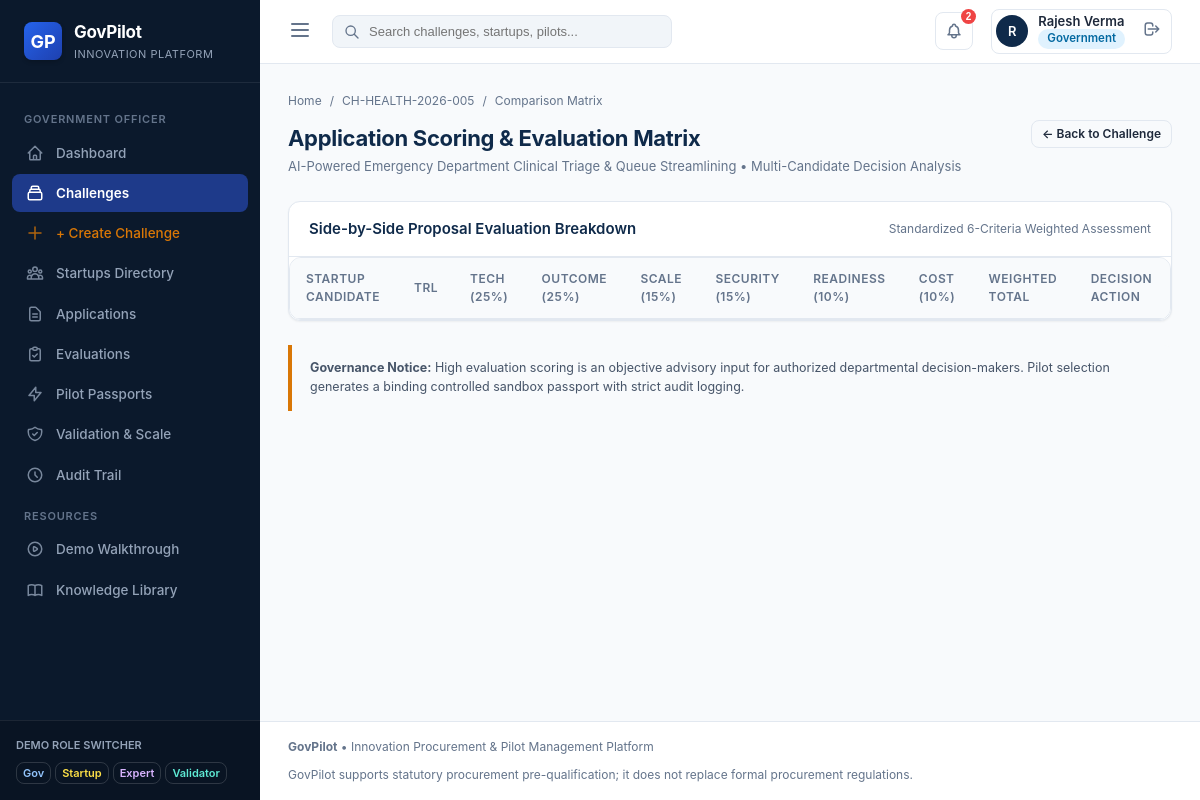
The page /challenges/5/comparison (signed in) on the database its author committed.
### models/user.py (models this page shows, shortened)
class User(UserMixin, db.Model):
    __tablename__ = 'users'
    id = db.Column(db.Integer, primary_key=True)
    email = db.Column(db.String(120), unique=True, nullable=False, index=True)
    password_hash = db.Column(db.String(256), nullable=False)
    name = db.Column(db.String(120), nullable=False)
    role = db.Column(db.String(50), nullable=False, default='government') # 'government', 'startup', 'evaluator', 'validator', 'admin'
    title = db.Column(db.String(120))
    phone = db.Column(db.String(50))
    department_id = db.Column(db.Integer, db.ForeignKey('departments.id'), nullable=True)
    startup_id = db.Column(db.Integer, db.ForeignKey('startups.id'), nullable=True)
    is_active = db.Column(db.Boolean, default=True)
    created_at = db.Column(db.DateTime, default=datetime.utcnow)
    last_login = db.Column(db.DateTime, nullable=True)
    department = db.relationship('Department', backref=db.backref('officers', lazy=True), foreign_keys=[department_id])
    startup = db.relationship('Startup', backref=db.backref('users', lazy=True), foreign_keys=[startup_id])
    @property
    def is_government(self):
        return self.role == 'government'
    def get_role_badge_class(self):
        mapping = {
            'government': 'badge-gov',
            'startup': 'badge-startup',
            'evaluator': 'badge-evaluator',
            'validator': 'badge-validator',
            'admin': 'badge-admin'
        }
        return mapping.get(self.role, 'badge-secondary')

### models/challenge.py (models this page shows, shortened)
class Challenge(db.Model):
    __tablename__ = 'challenges'
    id = db.Column(db.Integer, primary_key=True)
    code = db.Column(db.String(50), unique=True, nullable=False) # e.g. "CH-TRANS-2026-001"
    title = db.Column(db.String(250), nullable=False)
    department_id = db.Column(db.Integer, db.ForeignKey('departments.id'), nullable=False)
    sector = db.Column(db.String(100), nullable=False)
    status = db.Column(db.String(50), default='draft') # 'draft', 'published', 'in_evaluation', 'pilot_active', 'completed', 'archived'
    problem_summary = db.Column(db.Text, nullable=False)
    problem_details = db.Column(db.Text)
    urgency_level = db.Column(db.String(50), default='High')
    baseline_summary = db.Column(db.Text)
    current_process = db.Column(db.Text)
    pain_points = db.Column(db.Text)
    affected_users = db.Column(db.String(250))
    expected_outcome = db.Column(db.Text, nullable=False)
    target_improvement = db.Column(db.String(250))
    target_kpis_summary = db.Column(db.Text)
    geography = db.Column(db.String(250))
    target_users_count = db.Column(db.String(100))
    test_facilities = db.Column(db.String(250))
    duration_days = db.Column(db.Integer, default=90)
    budget_indicative = db.Column(db.String(100), default='₹10,00,000')
    available_datasets = db.Column(db.Text)
    data_sensitivity = db.Column(db.String(100), default='Confidential / Anonymized Government Data')
    api_availability = db.Column(db.String(100), default='REST APIs Available with API Key')
    data_access_terms = db.Column(db.Text)
    technical_constraints = db.Column(db.Text)
    security_requirements = db.Column(db.Text)
    integration_requirements = db.Column(db.Text)
    evaluation_criteria_notes = db.Column(db.Text)
    success_thresholds = db.Column(db.Text)
    created_by_user_id = db.Column(db.Integer, db.ForeignKey('users.id'), nullable=True)
    created_at = db.Column(db.DateTime, default=datetime.utcnow)
    published_at = db.Column(db.DateTime, nullable=True)
    application_deadline = db.Column(db.DateTime, nullable=True)
    author = db.relationship('User', foreign_keys=[created_by_user_id])
    eligibility_requirements = db.relationship('EligibilityRequirement', backref='challenge', lazy=True, cascade='all, delete-orphan')
    applications = db.relationship('Application', backref='challenge', lazy=True)
    pilots = db.relationship('Pilot', backref='challenge', lazy=True)

### routes/application_routes.py (the view)
@application_bp.route('/challenges/<int:challenge_id>/comparison')
@login_required
def comparison(challenge_id):
    challenge = Challenge.query.get_or_404(challenge_id)
    applications = Application.query.filter_by(challenge_id=challenge.id).all()
    return render_template('applications/comparison.html', challenge=challenge, applications=applications)

### models/user.py (called while the page is built)
@login_manager.user_loader
def load_user(user_id):
    return User.query.get(int(user_id))

### templates/applications/comparison.html (shortened to what this page needs)
{% extends "base.html" %}
{% block content %}
<div class="page-header">
  <div>
    <div class="breadcrumb-trail">
      <a href="{{ url_for('dashboard.index') }}">Home</a>
      <span>/</span>
      <a href="{{ url_for('challenge.view', id=challenge.id) }}">{{ challenge.code }}</a>
      <span>/</span>
      <span>Comparison Matrix</span>
    </div>
    <h1 class="page-title">Application Scoring & Evaluation Matrix</h1>
    <p class="page-subtitle">{{ challenge.title }} • Multi-Candidate Decision Analysis</p>
  </div>
  <div>
    <a href="{{ url_for('challenge.view', id=challenge.id) }}" class="btn btn-outline btn-sm">← Back to Challenge</a>
  </div>
</div>
<div class="gp-card">
  <div class="gp-card-header">
    <span class="gp-card-title">Side-by-Side Proposal Evaluation Breakdown</span>
    <span style="font-size: 12px; color: var(--text-muted);">Standardized 6-Criteria Weighted Assessment</span>
  </div>
  <div class="gp-table-container">
    <table class="gp-table">
      <thead>
        <tr>
          <th>Startup Candidate</th>
          <th>TRL</th>
          <th>Tech (25%)</th>
          <th>Outcome (25%)</th>
          <th>Scale (15%)</th>
          <th>Security (15%)</th>
          <th>Readiness (10%)</th>
          <th>Cost (10%)</th>
          <th>Weighted Total</th>
          <th>Decision Action</th>
        </tr>
      </thead>
    </table>
  </div>
</div>
<div class="statutory-notice">
  <strong>Governance Notice:</strong> High evaluation scoring is an objective advisory input for authorized departmental decision-makers. Pilot selection generates a binding controlled sandbox passport with strict audit logging.
</div>
{% endblock %}

### templates/base.html (shortened to what this page needs)
<!DOCTYPE html>
<html lang="en">
<head>
  <link rel="stylesheet" href="{{ url_for('static', filename='css/main.css') }}">
</head>
<body>
  <div class="app-container">
    <aside class="app-sidebar">
      <div class="sidebar-header">
        <div class="brand-logo">GP</div>
        <div class="brand-text">
          <h1>GovPilot</h1>
          <p>Innovation Platform</p>
        </div>
      </div>
      <nav class="sidebar-nav">
        {% if current_user.is_authenticated %}
          {% if current_user.is_government %}
            <div class="nav-section-title">Government Officer</div>
            <a href="{{ url_for('dashboard.gov_dashboard') }}" class="nav-link {% if request.path == '/dashboard/government' or request.path == '/dashboard' %}active{% endif %}">
              <svg fill="none" stroke="currentColor" viewBox="0 0 24 24"><path stroke-linecap="round" stroke-linejoin="round" stroke-width="2" d="M3 12l2-2m0 0l7-7 7 7M5 10v10a1 1 0 001 1h3m10-11l2 2m-2-2v10a1 1 0 01-1 1h-3m-6 0a1 1 0 001-1v-4a1 1 0 011-1h2a1 1 0 011 1v4a1 1 0 001 1m-6 0h6"/></svg>
              Dashboard
            </a>
            <a href="{{ url_for('challenge.index') }}" class="nav-link {% if '/challenges' in request.path and '/builder' not in request.path %}active{% endif %}">
              <svg fill="none" stroke="currentColor" viewBox="0 0 24 24"><path stroke-linecap="round" stroke-linejoin="round" stroke-width="2" d="M19 11H5m14 0a2 2 0 012 2v6a2 2 0 01-2 2H5a2 2 0 01-2-2v-6a2 2 0 012-2m14 0V9a2 2 0 00-2-2M5 11V9a2 2 0 012-2m0 0V5a2 2 0 012-2h6a2 2 0 012 2v2M7 7h10"/></svg>
              Challenges
            </a>
            <a href="{{ url_for('challenge.builder') }}" class="nav-link {% if '/challenges/builder' in request.path %}active{% endif %}" style="color: var(--accent);">
              <svg fill="none" stroke="currentColor" viewBox="0 0 24 24"><path stroke-linecap="round" stroke-linejoin="round" stroke-width="2" d="M12 4v16m8-8H4"/></svg>
              + Create Challenge
            </a>
            <a href="{{ url_for('startup.index') }}" class="nav-link {% if '/startups' in request.path %}active{% endif %}">
              Startups Directory
            </a>
            <a href="{{ url_for('application.index') }}" class="nav-link {% if '/applications' in request.path %}active{% endif %}">
              <svg fill="none" stroke="currentColor" viewBox="0 0 24 24"><path stroke-linecap="round" stroke-linejoin="round" stroke-width="2" d="M9 12h6m-6 4h6m2 5H7a2 2 0 01-2-2V5a2 2 0 012-2h5.586a1 1 0 01.707.293l5.414 5.414a1 1 0 01.293.707V19a2 2 0 01-2 2z"/></svg>
              Applications
            </a>
            <a href="{{ url_for('evaluation.index') }}" class="nav-link {% if '/evaluations' in request.path %}active{% endif %}">
              <svg fill="none" stroke="currentColor" viewBox="0 0 24 24"><path stroke-linecap="round" stroke-linejoin="round" stroke-width="2" d="M9 5H7a2 2 0 00-2 2v12a2 2 0 002 2h10a2 2 0 002-2V7a2 2 0 00-2-2h-2M9 5a2 2 0 002 2h2a2 2 0 002-2M9 5a2 2 0 012-2h2a2 2 0 012 2m-6 9l2 2 4-4"/></svg>
              Evaluations
            </a>
            <a href="{{ url_for('pilot.index') }}" class="nav-link {% if '/pilots' in request.path %}active{% endif %}">
              <svg fill="none" stroke="currentColor" viewBox="0 0 24 24"><path stroke-linecap="round" stroke-linejoin="round" stroke-width="2" d="M13 10V3L4 14h7v7l9-11h-7z"/></svg>
              Pilot Passports
            </a>
            <a href="{{ url_for('validation.index') }}" class="nav-link {% if '/validation' in request.path %}active{% endif %}">
              Validation & Scale
            </a>
            <a href="{{ url_for('admin.audit_logs') }}" class="nav-link {% if '/admin/audit' in request.path %}active{% endif %}">
              <svg fill="none" stroke="currentColor" viewBox="0 0 24 24"><path stroke-linecap="round" stroke-linejoin="round" stroke-width="2" d="M12 8v4l3 3m6-3a9 9 0 11-18 0 9 9 0 0118 0z"/></svg>
              Audit Trail
            </a>
          {% endif %}
        {% endif %}
        <div class="nav-section-title">Resources</div>
        <a href="{{ url_for('main.demo_tour') }}" class="nav-link">
          Demo Walkthrough
        </a>
        <a href="{{ url_for('main.knowledge_library') }}" class="nav-link">
          Knowledge Library
        </a>
      </nav>
      <div class="sidebar-footer">
        <div style="font-size: 11px; color: #94a3b8; margin-bottom: 8px; font-weight: 600;">DEMO ROLE SWITCHER</div>
        <div style="display: flex; gap: 4px; flex-wrap: wrap;">
          <a href="{{ url_for('auth.quick_login', role='government') }}" class="btn btn-sm btn-outline" style="color: #93c5fd; border-color: rgba(255,255,255,0.15); padding: 3px 6px; font-size: 11px;">Gov</a>
          <a href="{{ url_for('auth.quick_login', role='startup') }}" class="btn btn-sm btn-outline" style="color: #fde047; border-color: rgba(255,255,255,0.15); padding: 3px 6px; font-size: 11px;">Startup</a>
          <a href="{{ url_for('auth.quick_login', role='evaluator') }}" class="btn btn-sm btn-outline" style="color: #d8b4fe; border-color: rgba(255,255,255,0.15); padding: 3px 6px; font-size: 11px;">Expert</a>
          <a href="{{ url_for('auth.quick_login', role='validator') }}" class="btn btn-sm btn-outline" style="color: #5eead4; border-color: rgba(255,255,255,0.15); padding: 3px 6px; font-size: 11px;">Validator</a>
        </div>
      </div>
    </aside>
    <div class="app-main">
      <header class="top-navbar">
        <div class="topbar-left">
          <button id="sidebar-toggle" style="background:none; border:none; color:var(--text-muted); cursor:pointer;">
            <svg width="24" height="24" fill="none" stroke="currentColor" viewBox="0 0 24 24"><path stroke-linecap="round" stroke-linejoin="round" stroke-width="2" d="M4 6h16M4 12h16M4 18h16"/></svg>
          </button>
          <form class="global-search-form" action="{{ url_for('main.global_search') }}" method="GET">
            <svg class="global-search-icon" width="16" height="16" fill="none" stroke="currentColor" viewBox="0 0 24 24"><path stroke-linecap="round" stroke-linejoin="round" stroke-width="2" d="M21 21l-6-6m2-5a7 7 0 11-14 0 7 7 0 0114 0z"/></svg>
            <input type="text" name="q" class="global-search-input" placeholder="Search challenges, startups, pilots..." value="{{ request.args.get('q', '') }}">
          </form>
        </div>
        <div class="topbar-right">
          {% if current_user.is_authenticated %}
            <div style="position: relative;">
              <button class="notification-btn" id="notif-btn" title="Notifications">
                <span class="badge-count">2</span>
              </button>
            </div>
            <div class="user-profile-menu">
              <div class="user-avatar">{{ current_user.name[:1] }}</div>
              <div class="user-info">
                <div class="user-name">{{ current_user.name }}</div>
                <span class="badge {{ current_user.get_role_badge_class() }}">{{ current_user.role.title() }}</span>
              </div>
              <a href="{{ url_for('auth.logout') }}" style="margin-left:8px; color:var(--text-muted);" title="Sign out">
                <svg width="18" height="18" fill="none" stroke="currentColor" viewBox="0 0 24 24"><path stroke-linecap="round" stroke-linejoin="round" stroke-width="2" d="M17 16l4-4m0 0l-4-4m4 4H7m6 4v1a3 3 0 01-3 3H6a3 3 0 01-3-3V7a3 3 0 013-3h4a3 3 0 013 3v1"/></svg>
              </a>
            </div>
          {% else %}
            <a href="{{ url_for('main.demo_tour') }}" class="btn btn-accent btn-sm">✨ Launch Demo Tour</a>
            <a href="{{ url_for('auth.login') }}" class="btn btn-primary btn-sm">Log In</a>
          {% endif %}
        </div>
      </header>
      <main class="content-wrapper">
        {% block content %}{% endblock %}
      </main>
      <footer style="padding: 16px 28px; border-top: 1px solid var(--border-color); background: #ffffff; font-size: 12px; color: var(--text-muted); display: flex; justify-content: space-between; align-items: center; flex-wrap: wrap; gap: 10px;">
        <div>
          <strong>GovPilot</strong> • Innovation Procurement & Pilot Management Platform
        </div>
        <div>
          GovPilot supports statutory procurement pre-qualification; it does not replace formal procurement regulations.
        </div>
      </footer>
    </div>
  </div>
</body>
</html>

### rows shown on the page
User: name "R", name "Rajesh Verma", role "Government"
Challenge: code "CH-HEALTH-2026-005", title "AI-Powered Emergency Department Clinical Triage & Queue Streamlining"
